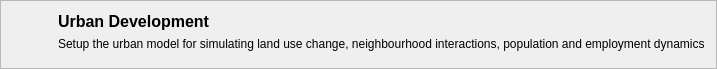
    <widget class="QFrame" name="title_frame">
     <property name="maximumSize">
      <size>
       <width>16777215</width>
       <height>65</height>
      </size>
     </property>
     <property name="frameShape">
      <enum>QFrame::StyledPanel</enum>
     </property>
     <property name="frameShadow">
      <enum>QFrame::Raised</enum>
     </property>
     <layout class="QGridLayout" name="gridLayout">
      <item row="0" column="0" rowspan="3">
       <widget class="QLabel" name="module_logo">
        <property name="minimumSize">
         <size>
          <width>40</width>
          <height>40</height>
         </size>
        </property>
        <property name="maximumSize">
         <size>
          <width>40</width>
          <height>40</height>
         </size>
        </property>
        <property name="text">
         <string/>
        </property>
        <property name="pixmap">
         <pixmap resource="../graphics/ubeats.qrc">:/images/images/md_urbandev.png</pixmap>
        </property>
       </widget>
      </item>
      <item row="0" column="2">
       <widget class="QLabel" name="title">
        <property name="font">
         <font>
          <pointsize>12</pointsize>
          <weight>75</weight>
          <bold>true</bold>
         </font>
        </property>
        <property name="text">
         <string>Urban Development</string>
        </property>
       </widget>
      </item>
      <item row="1" column="2">
       <widget class="QLabel" name="subtitle">
        <property name="text">
         <string>Setup the urban model for simulating land use change, neighbourhood interactions, population and employment dynamics</string>
        </property>
        <property name="wordWrap">
         <bool>false</bool>
        </property>
       </widget>
      </item>
     </layout>
    </widget>
